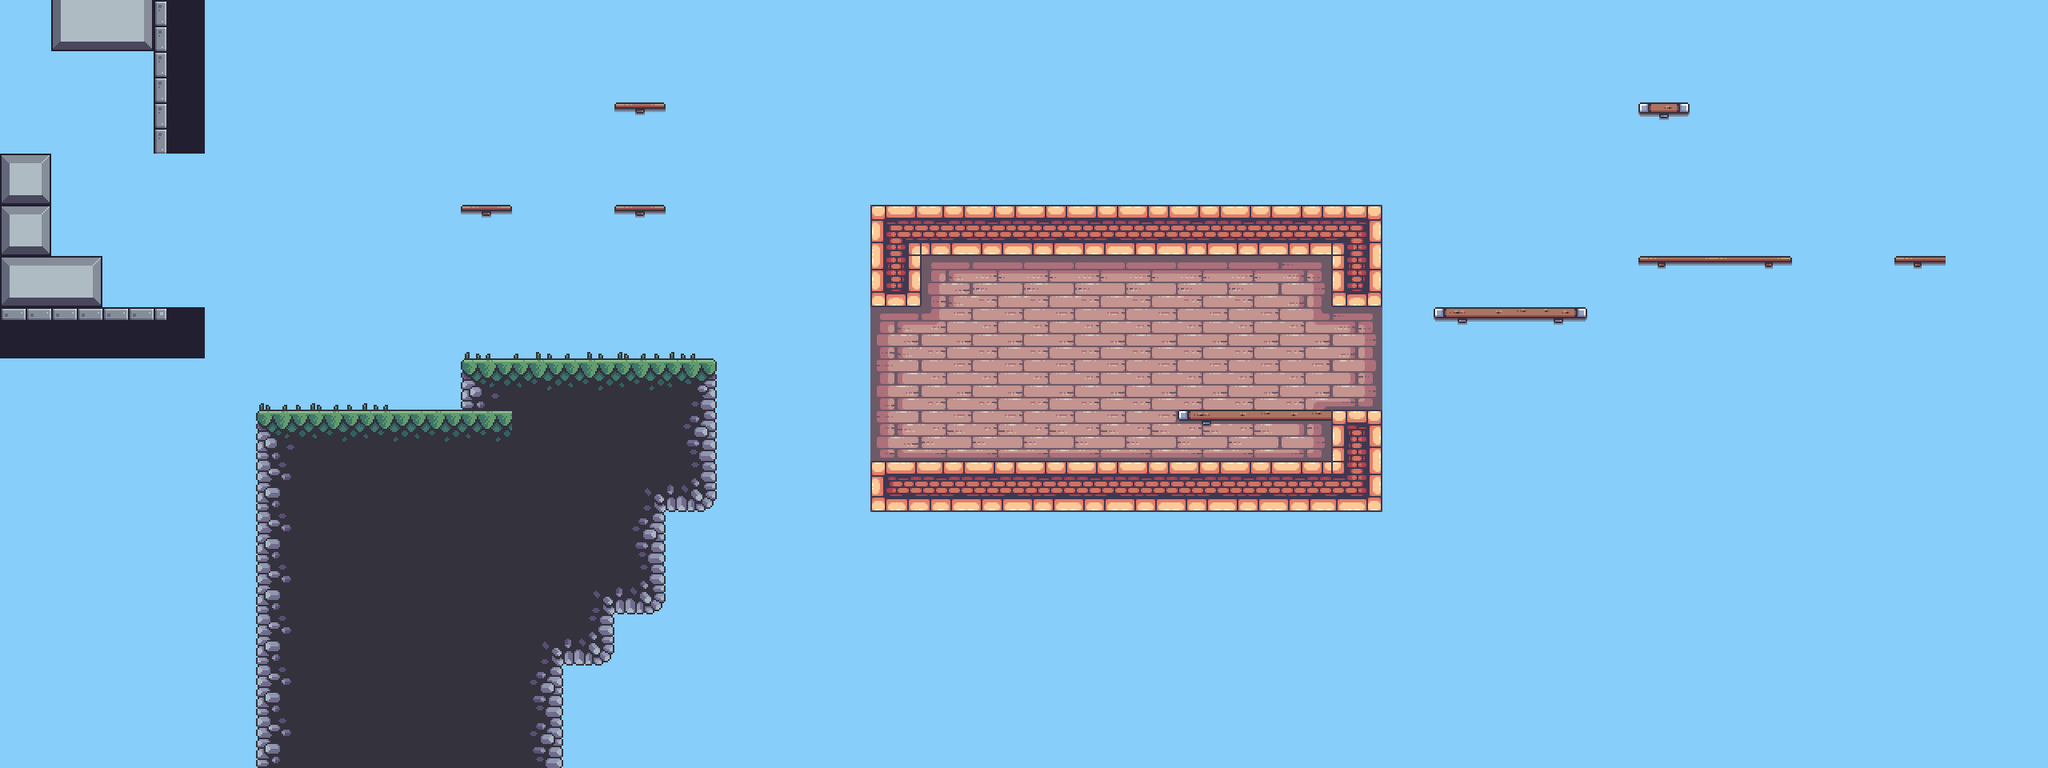

The image is a tile-based game level rendered from a .tmx file. Its description and source (layers, tilesets, objects; grid data summarised) follow:
An orthogonal 40x15 tile map with 64x64 px tiles, 4 tile layers (BG, Terrain, Platforms, FG), 8 tilesets and 50 objects (9x static, 4x skull, 3x palm_small, 3x saw, 2x candle, ...).

<map version="1.10" tiledversion="1.10.2" orientation="orthogonal" renderorder="right-down" width="40" height="15" tilewidth="64" tileheight="64" infinite="0" backgroundcolor="#87cefa" nextlayerid="14" nextobjectid="81">
 <tileset firstgid="1" source="../tilesets/outside.tsx" />
 <tileset firstgid="49" source="../tilesets/items.tsx" />
 <tileset firstgid="54" source="../tilesets/inside.tsx" />
 <tileset firstgid="150" source="../tilesets/extra.tsx" />
 <tileset firstgid="216" source="../tilesets/objects.tsx" />
 <tileset firstgid="244" source="../tilesets/platforms.tsx" />
 <tileset firstgid="252" source="../tilesets/enemies.tsx" />
 <tileset firstgid="252" source="../tilesets/grass.tsx" />
 <layer id="9" name="BG" width="40" height="15">
  <data>[600 cells, 37 non-empty, 11 distinct tile ids]</data>
 </layer>
 <objectgroup id="12" name="BG details" class="window">
  <object id="49" name="candle" gid="231" x="1152.5" y="503" width="64" height="64" />
  <object id="50" name="candle" gid="231" x="1411" y="504.5" width="64" height="64" />
  <object id="51" name="window" gid="232" x="1560.5" y="424.5" width="64" height="64" />
  <object id="52" name="window" gid="232" x="1208.5" y="438.5" width="64" height="64" />
  <object id="53" name="big_chain" gid="233" x="1344" y="438" width="64" height="116" />
  <object id="54" name="small_chain" gid="234" x="1434.67" y="382.333" width="64" height="62" />
  <object id="55" name="static" gid="235" x="1381" y="574" width="14" height="34" />
  <object id="56" name="static" gid="236" x="1582.67" y="575" width="30" height="14" />
  <object id="57" name="static" gid="237" x="1309.67" y="575" width="14" height="28" />
  <object id="58" name="static" gid="238" x="1246.67" y="574.667" width="24" height="14" />
  <object id="59" name="static" gid="239" x="1452.67" y="573.333" width="42" height="44" />
  <object id="60" name="static" gid="240" x="1591" y="572.333" width="42" height="44" />
  <object id="61" name="static" gid="241" x="1498" y="502" width="52" height="178" />
  <object id="62" name="static" gid="242" x="1268.67" y="501.333" width="52" height="178" />
  <object id="63" name="static" gid="243" x="1094" y="575" width="82" height="98" />
 </objectgroup>
 <layer id="1" name="Terrain" width="40" height="15">
  <data>[600 cells, 94 non-empty, 23 distinct tile ids]</data>
 </layer>
 <layer id="5" name="Platforms" width="40" height="15">
  <data>[600 cells, 14 non-empty, 8 distinct tile ids]</data>
 </layer>
 <layer id="10" name="FG" width="40" height="15">
  <data>[600 cells, 8 non-empty, 3 distinct tile ids]</data>
 </layer>
 <objectgroup id="4" name="Objects">
  <object id="4" name="flag" gid="219" x="1917.67" y="386" width="68" height="186" />
  <object id="6" name="crate" gid="218" x="478.5" y="513.25" width="50" height="36" />
  <object id="7" name="crate" gid="218" x="426.833" y="513.25" width="50" height="36" />
  <object id="9" name="barrel" gid="216" x="530.5" y="511.667" width="46" height="50" />
  <object id="11" name="palm_large" gid="220" x="310.333" y="546" width="78" height="136" />
  <object id="12" name="palm_small" gid="222" x="1095.33" y="277.33" width="80" height="103" />
  <object id="13" name="palm_small" gid="222" x="1245.33" y="261.33" width="80" height="103" />
  <object id="14" name="palm_small" gid="222" x="1202" y="287.33" width="80" height="103" />
  <object id="15" name="player" gid="223" x="645.62" y="389.485" width="74" height="56" />
  <object id="27" name="palm_bg" gid="217" x="768" y="448" width="128" height="128" />
  <object id="43" name="palm_bg_left" gid="228" x="245" y="559" width="104" height="106" />
  <object id="44" name="palm_bg_right" gid="229" x="866" y="496" width="104" height="106" />
  <object id="65" name="saw" x="64" y="576" width="64" height="64">
   <properties>
    <property name="speed" type="int" value="0" />
   </properties>
  </object>
  <object id="69" name="floor_spike" gid="226" x="64" y="320" width="64" height="64">
   <properties>
    <property name="inverted" type="bool" value="false" />
   </properties>
  </object>
  <object id="71" name="floor_spike" gid="1073742050" x="96" y="129.333" width="64" height="64">
   <properties>
    <property name="inverted" type="bool" value="true" />
   </properties>
  </object>
 </objectgroup>
 <objectgroup id="13" name="Moving Objects">
  <object id="66" name="boat" x="1790.67" y="619.333" width="768" height="38">
   <properties>
    <property name="flip" type="bool" value="true" />
    <property name="platform" type="bool" value="true" />
    <property name="speed" type="int" value="60" />
   </properties>
  </object>
  <object id="67" name="saw" x="0" y="512" width="300" height="10">
   <properties>
    <property name="flip" type="bool" value="false" />
    <property name="platform" type="bool" value="false" />
    <property name="speed" type="int" value="60" />
   </properties>
  </object>
  <object id="68" name="saw" x="182" y="536" width="10" height="320">
   <properties>
    <property name="flip" type="bool" value="false" />
    <property name="platform" type="bool" value="false" />
    <property name="speed" type="int" value="100" />
   </properties>
  </object>
  <object id="73" name="spike" gid="227" x="384" y="256" width="54" height="54">
   <properties>
    <property name="end_angle" type="int" value="180" />
    <property name="platform" type="bool" value="false" />
    <property name="radius" type="int" value="100" />
    <property name="speed" type="int" value="50" />
    <property name="start_angle" type="int" value="0" />
   </properties>
  </object>
  <object id="74" name="helicopter" x="351.666" y="46" width="10" height="320">
   <properties>
    <property name="flip" type="bool" value="false" />
    <property name="platform" type="bool" value="true" />
    <property name="speed" type="int" value="100" />
   </properties>
  </object>
  <object id="75" name="helicopter" x="657" y="177" width="300" height="10">
   <properties>
    <property name="flip" type="bool" value="false" />
    <property name="platform" type="bool" value="true" />
    <property name="speed" type="int" value="60" />
   </properties>
  </object>
 </objectgroup>
 <objectgroup id="7" name="Items">
  <object id="22" name="diamond" gid="49" x="512" y="384" width="64" height="64" />
  <object id="23" name="gold" gid="50" x="1088" y="448" width="64" height="64" />
  <object id="24" name="potion" gid="51" x="512" y="320" width="64" height="64" />
  <object id="25" name="silver" gid="52" x="704" y="256" width="64" height="64" />
  <object id="26" name="skull" gid="53" x="576" y="256" width="64" height="64" />
  <object id="78" name="skull" gid="53" x="576" y="64" width="64" height="64" />
  <object id="79" name="skull" gid="53" x="832" y="128" width="64" height="64" />
  <object id="80" name="skull" gid="53" x="704" y="64" width="64" height="64" />
 </objectgroup>
 <objectgroup id="6" name="Enemies">
  <object id="36" name="shell" gid="224" x="769.333" y="257.667" width="76" height="46">
   <properties>
    <property name="reverse" type="bool" value="false" />
   </properties>
  </object>
  <object id="38" name="tooth" gid="225" x="1344" y="576" width="48" height="46" />
  <object id="39" name="shell" gid="224" x="-2" y="198" width="76" height="46">
   <properties>
    <property name="reverse" type="bool" value="false" />
   </properties>
  </object>
  <object id="76" name="tooth" gid="225" x="1408" y="256" width="48" height="46" />
 </objectgroup>
 <objectgroup id="2" name="Water">
  <object id="2" name="water" x="0" y="640" width="2560" height="320" />
 </objectgroup>
 <objectgroup id="8" name="Data">
  <!-- 1 objects omitted --></objectgroup>
</map>
<!-- 1 of 50 objects omitted -->
